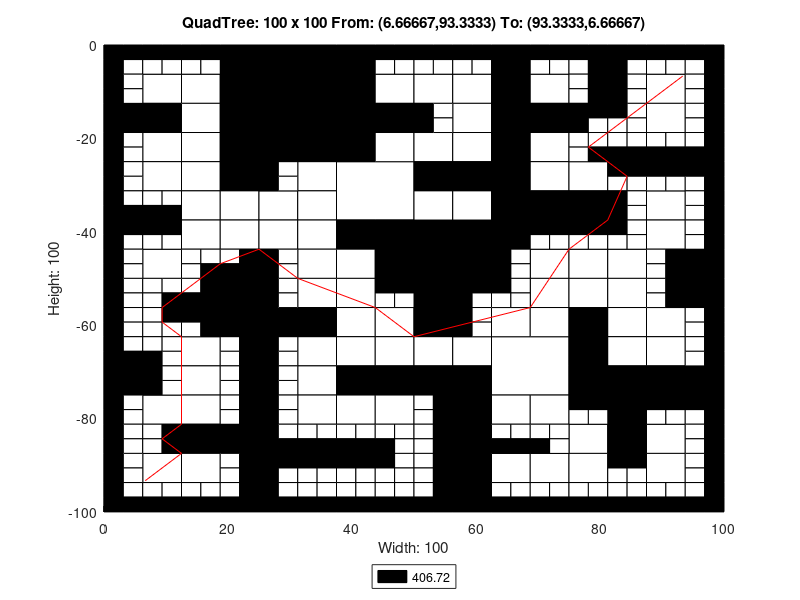

This chart was generated by the following MATLAB code:
axis([0 100 -100 0]);
title('QuadTree: 100 x 100 From: (6.66667,93.3333) To: (93.3333,6.66667)');
xlabel('Width: 100');
ylabel('Height: 100');
rectangle('Position',[25 -12.5 12.5 12.5], 'FaceColor',[0 0 0]);
rectangle('Position',[25 -25 12.5 12.5], 'FaceColor',[0 0 0]);
rectangle('Position',[37.5 -37.5 12.5 12.5], 'FaceColor',[1 1 1]);
rectangle('Position',[50 -50 12.5 12.5], 'FaceColor',[0 0 0]);
rectangle('Position',[62.5 -75 12.5 12.5], 'FaceColor',[1 1 1]);
rectangle('Position',[6.25 -12.5 6.25 6.25], 'FaceColor',[1 1 1]);
rectangle('Position',[18.75 -6.25 6.25 6.25], 'FaceColor',[0 0 0]);
rectangle('Position',[12.5 -12.5 6.25 6.25], 'FaceColor',[1 1 1]);
rectangle('Position',[18.75 -12.5 6.25 6.25], 'FaceColor',[0 0 0]);
rectangle('Position',[0 -18.75 6.25 6.25], 'FaceColor',[0 0 0]);
rectangle('Position',[6.25 -18.75 6.25 6.25], 'FaceColor',[0 0 0]);
rectangle('Position',[6.25 -25 6.25 6.25], 'FaceColor',[1 1 1]);
rectangle('Position',[12.5 -18.75 6.25 6.25], 'FaceColor',[1 1 1]);
rectangle('Position',[18.75 -18.75 6.25 6.25], 'FaceColor',[0 0 0]);
rectangle('Position',[12.5 -25 6.25 6.25], 'FaceColor',[1 1 1]);
rectangle('Position',[18.75 -25 6.25 6.25], 'FaceColor',[0 0 0]);
rectangle('Position',[37.5 -6.25 6.25 6.25], 'FaceColor',[0 0 0]);
rectangle('Position',[37.5 -12.5 6.25 6.25], 'FaceColor',[0 0 0]);
rectangle('Position',[43.75 -12.5 6.25 6.25], 'FaceColor',[1 1 1]);
rectangle('Position',[37.5 -18.75 6.25 6.25], 'FaceColor',[0 0 0]);
rectangle('Position',[43.75 -18.75 6.25 6.25], 'FaceColor',[0 0 0]);
rectangle('Position',[37.5 -25 6.25 6.25], 'FaceColor',[0 0 0]);
rectangle('Position',[43.75 -25 6.25 6.25], 'FaceColor',[1 1 1]);
rectangle('Position',[6.25 -31.25 6.25 6.25], 'FaceColor',[1 1 1]);
rectangle('Position',[12.5 -31.25 6.25 6.25], 'FaceColor',[1 1 1]);
rectangle('Position',[18.75 -31.25 6.25 6.25], 'FaceColor',[0 0 0]);
rectangle('Position',[12.5 -37.5 6.25 6.25], 'FaceColor',[1 1 1]);
rectangle('Position',[18.75 -37.5 6.25 6.25], 'FaceColor',[1 1 1]);
rectangle('Position',[6.25 -50 6.25 6.25], 'FaceColor',[1 1 1]);
rectangle('Position',[12.5 -43.75 6.25 6.25], 'FaceColor',[1 1 1]);
rectangle('Position',[18.75 -43.75 6.25 6.25], 'FaceColor',[1 1 1]);
rectangle('Position',[31.25 -31.25 6.25 6.25], 'FaceColor',[1 1 1]);
rectangle('Position',[25 -37.5 6.25 6.25], 'FaceColor',[1 1 1]);
rectangle('Position',[31.25 -37.5 6.25 6.25], 'FaceColor',[1 1 1]);
rectangle('Position',[25 -43.75 6.25 6.25], 'FaceColor',[1 1 1]);
rectangle('Position',[31.25 -43.75 6.25 6.25], 'FaceColor',[1 1 1]);
rectangle('Position',[31.25 -50 6.25 6.25], 'FaceColor',[1 1 1]);
rectangle('Position',[37.5 -43.75 6.25 6.25], 'FaceColor',[0 0 0]);
rectangle('Position',[43.75 -43.75 6.25 6.25], 'FaceColor',[0 0 0]);
rectangle('Position',[37.5 -50 6.25 6.25], 'FaceColor',[1 1 1]);
rectangle('Position',[43.75 -50 6.25 6.25], 'FaceColor',[0 0 0]);
rectangle('Position',[50 -12.5 6.25 6.25], 'FaceColor',[1 1 1]);
rectangle('Position',[56.25 -12.5 6.25 6.25], 'FaceColor',[1 1 1]);
rectangle('Position',[62.5 -6.25 6.25 6.25], 'FaceColor',[0 0 0]);
rectangle('Position',[62.5 -12.5 6.25 6.25], 'FaceColor',[0 0 0]);
rectangle('Position',[68.75 -12.5 6.25 6.25], 'FaceColor',[1 1 1]);
rectangle('Position',[56.25 -18.75 6.25 6.25], 'FaceColor',[1 1 1]);
rectangle('Position',[50 -25 6.25 6.25], 'FaceColor',[1 1 1]);
rectangle('Position',[56.25 -25 6.25 6.25], 'FaceColor',[1 1 1]);
rectangle('Position',[62.5 -18.75 6.25 6.25], 'FaceColor',[0 0 0]);
rectangle('Position',[68.75 -18.75 6.25 6.25], 'FaceColor',[0 0 0]);
rectangle('Position',[62.5 -25 6.25 6.25], 'FaceColor',[0 0 0]);
rectangle('Position',[68.75 -25 6.25 6.25], 'FaceColor',[1 1 1]);
rectangle('Position',[87.5 -12.5 6.25 6.25], 'FaceColor',[1 1 1]);
rectangle('Position',[87.5 -18.75 6.25 6.25], 'FaceColor',[1 1 1]);
rectangle('Position',[50 -31.25 6.25 6.25], 'FaceColor',[0 0 0]);
rectangle('Position',[56.25 -31.25 6.25 6.25], 'FaceColor',[0 0 0]);
rectangle('Position',[50 -37.5 6.25 6.25], 'FaceColor',[1 1 1]);
rectangle('Position',[56.25 -37.5 6.25 6.25], 'FaceColor',[1 1 1]);
rectangle('Position',[62.5 -31.25 6.25 6.25], 'FaceColor',[0 0 0]);
rectangle('Position',[68.75 -31.25 6.25 6.25], 'FaceColor',[1 1 1]);
rectangle('Position',[62.5 -37.5 6.25 6.25], 'FaceColor',[0 0 0]);
rectangle('Position',[68.75 -37.5 6.25 6.25], 'FaceColor',[0 0 0]);
rectangle('Position',[62.5 -43.75 6.25 6.25], 'FaceColor',[0 0 0]);
rectangle('Position',[68.75 -50 6.25 6.25], 'FaceColor',[1 1 1]);
rectangle('Position',[75 -31.25 6.25 6.25], 'FaceColor',[1 1 1]);
rectangle('Position',[75 -37.5 6.25 6.25], 'FaceColor',[0 0 0]);
rectangle('Position',[87.5 -37.5 6.25 6.25], 'FaceColor',[1 1 1]);
rectangle('Position',[75 -50 6.25 6.25], 'FaceColor',[1 1 1]);
rectangle('Position',[81.25 -50 6.25 6.25], 'FaceColor',[1 1 1]);
rectangle('Position',[87.5 -43.75 6.25 6.25], 'FaceColor',[1 1 1]);
rectangle('Position',[93.75 -50 6.25 6.25], 'FaceColor',[0 0 0]);
rectangle('Position',[18.75 -56.25 6.25 6.25], 'FaceColor',[0 0 0]);
rectangle('Position',[18.75 -62.5 6.25 6.25], 'FaceColor',[0 0 0]);
rectangle('Position',[0 -75 6.25 6.25], 'FaceColor',[0 0 0]);
rectangle('Position',[12.5 -68.75 6.25 6.25], 'FaceColor',[1 1 1]);
rectangle('Position',[12.5 -75 6.25 6.25], 'FaceColor',[1 1 1]);
rectangle('Position',[31.25 -56.25 6.25 6.25], 'FaceColor',[1 1 1]);
rectangle('Position',[25 -62.5 6.25 6.25], 'FaceColor',[0 0 0]);
rectangle('Position',[31.25 -62.5 6.25 6.25], 'FaceColor',[0 0 0]);
rectangle('Position',[37.5 -56.25 6.25 6.25], 'FaceColor',[1 1 1]);
rectangle('Position',[37.5 -62.5 6.25 6.25], 'FaceColor',[1 1 1]);
rectangle('Position',[43.75 -62.5 6.25 6.25], 'FaceColor',[1 1 1]);
rectangle('Position',[31.25 -68.75 6.25 6.25], 'FaceColor',[1 1 1]);
rectangle('Position',[31.25 -75 6.25 6.25], 'FaceColor',[1 1 1]);
rectangle('Position',[37.5 -68.75 6.25 6.25], 'FaceColor',[1 1 1]);
rectangle('Position',[43.75 -68.75 6.25 6.25], 'FaceColor',[1 1 1]);
rectangle('Position',[37.5 -75 6.25 6.25], 'FaceColor',[0 0 0]);
rectangle('Position',[43.75 -75 6.25 6.25], 'FaceColor',[0 0 0]);
rectangle('Position',[6.25 -81.25 6.25 6.25], 'FaceColor',[1 1 1]);
rectangle('Position',[12.5 -81.25 6.25 6.25], 'FaceColor',[1 1 1]);
rectangle('Position',[12.5 -87.5 6.25 6.25], 'FaceColor',[0 0 0]);
rectangle('Position',[18.75 -87.5 6.25 6.25], 'FaceColor',[0 0 0]);
rectangle('Position',[6.25 -93.75 6.25 6.25], 'FaceColor',[1 1 1]);
rectangle('Position',[12.5 -93.75 6.25 6.25], 'FaceColor',[1 1 1]);
rectangle('Position',[31.25 -81.25 6.25 6.25], 'FaceColor',[1 1 1]);
rectangle('Position',[37.5 -81.25 6.25 6.25], 'FaceColor',[1 1 1]);
rectangle('Position',[43.75 -81.25 6.25 6.25], 'FaceColor',[1 1 1]);
rectangle('Position',[50 -56.25 6.25 6.25], 'FaceColor',[0 0 0]);
rectangle('Position',[50 -62.5 6.25 6.25], 'FaceColor',[0 0 0]);
rectangle('Position',[68.75 -56.25 6.25 6.25], 'FaceColor',[1 1 1]);
rectangle('Position',[62.5 -62.5 6.25 6.25], 'FaceColor',[1 1 1]);
rectangle('Position',[68.75 -62.5 6.25 6.25], 'FaceColor',[1 1 1]);
rectangle('Position',[50 -68.75 6.25 6.25], 'FaceColor',[1 1 1]);
rectangle('Position',[56.25 -68.75 6.25 6.25], 'FaceColor',[1 1 1]);
rectangle('Position',[50 -75 6.25 6.25], 'FaceColor',[0 0 0]);
rectangle('Position',[56.25 -75 6.25 6.25], 'FaceColor',[0 0 0]);
rectangle('Position',[75 -56.25 6.25 6.25], 'FaceColor',[1 1 1]);
rectangle('Position',[81.25 -56.25 6.25 6.25], 'FaceColor',[1 1 1]);
rectangle('Position',[75 -62.5 6.25 6.25], 'FaceColor',[0 0 0]);
rectangle('Position',[81.25 -62.5 6.25 6.25], 'FaceColor',[1 1 1]);
rectangle('Position',[93.75 -56.25 6.25 6.25], 'FaceColor',[0 0 0]);
rectangle('Position',[87.5 -62.5 6.25 6.25], 'FaceColor',[1 1 1]);
rectangle('Position',[75 -68.75 6.25 6.25], 'FaceColor',[0 0 0]);
rectangle('Position',[81.25 -68.75 6.25 6.25], 'FaceColor',[1 1 1]);
rectangle('Position',[75 -75 6.25 6.25], 'FaceColor',[0 0 0]);
rectangle('Position',[81.25 -75 6.25 6.25], 'FaceColor',[0 0 0]);
rectangle('Position',[87.5 -68.75 6.25 6.25], 'FaceColor',[1 1 1]);
rectangle('Position',[87.5 -75 6.25 6.25], 'FaceColor',[0 0 0]);
rectangle('Position',[93.75 -75 6.25 6.25], 'FaceColor',[0 0 0]);
rectangle('Position',[56.25 -81.25 6.25 6.25], 'FaceColor',[0 0 0]);
rectangle('Position',[56.25 -87.5 6.25 6.25], 'FaceColor',[0 0 0]);
rectangle('Position',[62.5 -81.25 6.25 6.25], 'FaceColor',[1 1 1]);
rectangle('Position',[68.75 -81.25 6.25 6.25], 'FaceColor',[1 1 1]);
rectangle('Position',[56.25 -93.75 6.25 6.25], 'FaceColor',[0 0 0]);
rectangle('Position',[56.25 -100 6.25 6.25], 'FaceColor',[0 0 0]);
rectangle('Position',[62.5 -93.75 6.25 6.25], 'FaceColor',[1 1 1]);
rectangle('Position',[68.75 -93.75 6.25 6.25], 'FaceColor',[1 1 1]);
rectangle('Position',[81.25 -81.25 6.25 6.25], 'FaceColor',[0 0 0]);
rectangle('Position',[75 -87.5 6.25 6.25], 'FaceColor',[1 1 1]);
rectangle('Position',[81.25 -87.5 6.25 6.25], 'FaceColor',[0 0 0]);
rectangle('Position',[87.5 -87.5 6.25 6.25], 'FaceColor',[1 1 1]);
rectangle('Position',[75 -93.75 6.25 6.25], 'FaceColor',[1 1 1]);
rectangle('Position',[87.5 -93.75 6.25 6.25], 'FaceColor',[1 1 1]);
rectangle('Position',[0 -3.125 3.125 3.125], 'FaceColor',[0 0 0]);
rectangle('Position',[3.125 -3.125 3.125 3.125], 'FaceColor',[0 0 0]);
rectangle('Position',[0 -6.25 3.125 3.125], 'FaceColor',[0 0 0]);
rectangle('Position',[3.125 -6.25 3.125 3.125], 'FaceColor',[1 1 1]);
rectangle('Position',[6.25 -3.125 3.125 3.125], 'FaceColor',[0 0 0]);
rectangle('Position',[9.375 -3.125 3.125 3.125], 'FaceColor',[0 0 0]);
rectangle('Position',[6.25 -6.25 3.125 3.125], 'FaceColor',[1 1 1]);
rectangle('Position',[9.375 -6.25 3.125 3.125], 'FaceColor',[1 1 1]);
rectangle('Position',[0 -9.375 3.125 3.125], 'FaceColor',[0 0 0]);
rectangle('Position',[3.125 -9.375 3.125 3.125], 'FaceColor',[1 1 1]);
rectangle('Position',[0 -12.5 3.125 3.125], 'FaceColor',[0 0 0]);
rectangle('Position',[3.125 -12.5 3.125 3.125], 'FaceColor',[1 1 1]);
rectangle('Position',[12.5 -3.125 3.125 3.125], 'FaceColor',[0 0 0]);
rectangle('Position',[15.625 -3.125 3.125 3.125], 'FaceColor',[0 0 0]);
rectangle('Position',[12.5 -6.25 3.125 3.125], 'FaceColor',[1 1 1]);
rectangle('Position',[15.625 -6.25 3.125 3.125], 'FaceColor',[1 1 1]);
rectangle('Position',[0 -21.875 3.125 3.125], 'FaceColor',[0 0 0]);
rectangle('Position',[3.125 -21.875 3.125 3.125], 'FaceColor',[1 1 1]);
rectangle('Position',[0 -25 3.125 3.125], 'FaceColor',[0 0 0]);
rectangle('Position',[3.125 -25 3.125 3.125], 'FaceColor',[1 1 1]);
rectangle('Position',[43.75 -3.125 3.125 3.125], 'FaceColor',[0 0 0]);
rectangle('Position',[46.875 -3.125 3.125 3.125], 'FaceColor',[0 0 0]);
rectangle('Position',[43.75 -6.25 3.125 3.125], 'FaceColor',[1 1 1]);
rectangle('Position',[46.875 -6.25 3.125 3.125], 'FaceColor',[1 1 1]);
rectangle('Position',[0 -28.125 3.125 3.125], 'FaceColor',[0 0 0]);
rectangle('Position',[3.125 -28.125 3.125 3.125], 'FaceColor',[1 1 1]);
rectangle('Position',[0 -31.25 3.125 3.125], 'FaceColor',[0 0 0]);
rectangle('Position',[3.125 -31.25 3.125 3.125], 'FaceColor',[1 1 1]);
rectangle('Position',[0 -34.375 3.125 3.125], 'FaceColor',[0 0 0]);
rectangle('Position',[3.125 -34.375 3.125 3.125], 'FaceColor',[1 1 1]);
rectangle('Position',[0 -37.5 3.125 3.125], 'FaceColor',[0 0 0]);
rectangle('Position',[3.125 -37.5 3.125 3.125], 'FaceColor',[0 0 0]);
rectangle('Position',[6.25 -34.375 3.125 3.125], 'FaceColor',[1 1 1]);
rectangle('Position',[9.375 -34.375 3.125 3.125], 'FaceColor',[1 1 1]);
rectangle('Position',[6.25 -37.5 3.125 3.125], 'FaceColor',[0 0 0]);
rectangle('Position',[9.375 -37.5 3.125 3.125], 'FaceColor',[0 0 0]);
rectangle('Position',[0 -40.625 3.125 3.125], 'FaceColor',[0 0 0]);
rectangle('Position',[3.125 -40.625 3.125 3.125], 'FaceColor',[0 0 0]);
rectangle('Position',[0 -43.75 3.125 3.125], 'FaceColor',[0 0 0]);
rectangle('Position',[3.125 -43.75 3.125 3.125], 'FaceColor',[1 1 1]);
rectangle('Position',[6.25 -40.625 3.125 3.125], 'FaceColor',[0 0 0]);
rectangle('Position',[9.375 -40.625 3.125 3.125], 'FaceColor',[0 0 0]);
rectangle('Position',[6.25 -43.75 3.125 3.125], 'FaceColor',[1 1 1]);
rectangle('Position',[9.375 -43.75 3.125 3.125], 'FaceColor',[1 1 1]);
rectangle('Position',[0 -46.875 3.125 3.125], 'FaceColor',[0 0 0]);
rectangle('Position',[3.125 -46.875 3.125 3.125], 'FaceColor',[1 1 1]);
rectangle('Position',[0 -50 3.125 3.125], 'FaceColor',[0 0 0]);
rectangle('Position',[3.125 -50 3.125 3.125], 'FaceColor',[1 1 1]);
rectangle('Position',[12.5 -46.875 3.125 3.125], 'FaceColor',[1 1 1]);
rectangle('Position',[15.625 -46.875 3.125 3.125], 'FaceColor',[1 1 1]);
rectangle('Position',[12.5 -50 3.125 3.125], 'FaceColor',[1 1 1]);
rectangle('Position',[15.625 -50 3.125 3.125], 'FaceColor',[0 0 0]);
rectangle('Position',[18.75 -46.875 3.125 3.125], 'FaceColor',[1 1 1]);
rectangle('Position',[21.875 -46.875 3.125 3.125], 'FaceColor',[0 0 0]);
rectangle('Position',[18.75 -50 3.125 3.125], 'FaceColor',[0 0 0]);
rectangle('Position',[21.875 -50 3.125 3.125], 'FaceColor',[0 0 0]);
rectangle('Position',[25 -28.125 3.125 3.125], 'FaceColor',[0 0 0]);
rectangle('Position',[28.125 -28.125 3.125 3.125], 'FaceColor',[1 1 1]);
rectangle('Position',[25 -31.25 3.125 3.125], 'FaceColor',[0 0 0]);
rectangle('Position',[28.125 -31.25 3.125 3.125], 'FaceColor',[1 1 1]);
rectangle('Position',[25 -46.875 3.125 3.125], 'FaceColor',[0 0 0]);
rectangle('Position',[28.125 -46.875 3.125 3.125], 'FaceColor',[1 1 1]);
rectangle('Position',[25 -50 3.125 3.125], 'FaceColor',[0 0 0]);
rectangle('Position',[28.125 -50 3.125 3.125], 'FaceColor',[1 1 1]);
rectangle('Position',[50 -3.125 3.125 3.125], 'FaceColor',[0 0 0]);
rectangle('Position',[53.125 -3.125 3.125 3.125], 'FaceColor',[0 0 0]);
rectangle('Position',[50 -6.25 3.125 3.125], 'FaceColor',[1 1 1]);
rectangle('Position',[53.125 -6.25 3.125 3.125], 'FaceColor',[1 1 1]);
rectangle('Position',[56.25 -3.125 3.125 3.125], 'FaceColor',[0 0 0]);
rectangle('Position',[59.375 -3.125 3.125 3.125], 'FaceColor',[0 0 0]);
rectangle('Position',[56.25 -6.25 3.125 3.125], 'FaceColor',[1 1 1]);
rectangle('Position',[59.375 -6.25 3.125 3.125], 'FaceColor',[1 1 1]);
rectangle('Position',[68.75 -3.125 3.125 3.125], 'FaceColor',[0 0 0]);
rectangle('Position',[71.875 -3.125 3.125 3.125], 'FaceColor',[0 0 0]);
rectangle('Position',[68.75 -6.25 3.125 3.125], 'FaceColor',[1 1 1]);
rectangle('Position',[71.875 -6.25 3.125 3.125], 'FaceColor',[1 1 1]);
rectangle('Position',[50 -15.625 3.125 3.125], 'FaceColor',[0 0 0]);
rectangle('Position',[53.125 -15.625 3.125 3.125], 'FaceColor',[1 1 1]);
rectangle('Position',[50 -18.75 3.125 3.125], 'FaceColor',[0 0 0]);
rectangle('Position',[53.125 -18.75 3.125 3.125], 'FaceColor',[1 1 1]);
rectangle('Position',[75 -3.125 3.125 3.125], 'FaceColor',[0 0 0]);
rectangle('Position',[78.125 -3.125 3.125 3.125], 'FaceColor',[0 0 0]);
rectangle('Position',[75 -6.25 3.125 3.125], 'FaceColor',[1 1 1]);
rectangle('Position',[78.125 -6.25 3.125 3.125], 'FaceColor',[0 0 0]);
rectangle('Position',[81.25 -3.125 3.125 3.125], 'FaceColor',[0 0 0]);
rectangle('Position',[84.375 -3.125 3.125 3.125], 'FaceColor',[0 0 0]);
rectangle('Position',[81.25 -6.25 3.125 3.125], 'FaceColor',[0 0 0]);
rectangle('Position',[84.375 -6.25 3.125 3.125], 'FaceColor',[1 1 1]);
rectangle('Position',[75 -9.375 3.125 3.125], 'FaceColor',[1 1 1]);
rectangle('Position',[78.125 -9.375 3.125 3.125], 'FaceColor',[0 0 0]);
rectangle('Position',[75 -12.5 3.125 3.125], 'FaceColor',[1 1 1]);
rectangle('Position',[78.125 -12.5 3.125 3.125], 'FaceColor',[0 0 0]);
rectangle('Position',[81.25 -9.375 3.125 3.125], 'FaceColor',[0 0 0]);
rectangle('Position',[84.375 -9.375 3.125 3.125], 'FaceColor',[1 1 1]);
rectangle('Position',[81.25 -12.5 3.125 3.125], 'FaceColor',[0 0 0]);
rectangle('Position',[84.375 -12.5 3.125 3.125], 'FaceColor',[1 1 1]);
rectangle('Position',[87.5 -3.125 3.125 3.125], 'FaceColor',[0 0 0]);
rectangle('Position',[90.625 -3.125 3.125 3.125], 'FaceColor',[0 0 0]);
rectangle('Position',[87.5 -6.25 3.125 3.125], 'FaceColor',[1 1 1]);
rectangle('Position',[90.625 -6.25 3.125 3.125], 'FaceColor',[1 1 1]);
rectangle('Position',[93.75 -3.125 3.125 3.125], 'FaceColor',[0 0 0]);
rectangle('Position',[96.875 -3.125 3.125 3.125], 'FaceColor',[0 0 0]);
rectangle('Position',[93.75 -6.25 3.125 3.125], 'FaceColor',[1 1 1]);
rectangle('Position',[96.875 -6.25 3.125 3.125], 'FaceColor',[0 0 0]);
rectangle('Position',[93.75 -9.375 3.125 3.125], 'FaceColor',[1 1 1]);
rectangle('Position',[96.875 -9.375 3.125 3.125], 'FaceColor',[0 0 0]);
rectangle('Position',[93.75 -12.5 3.125 3.125], 'FaceColor',[1 1 1]);
rectangle('Position',[96.875 -12.5 3.125 3.125], 'FaceColor',[0 0 0]);
rectangle('Position',[75 -15.625 3.125 3.125], 'FaceColor',[0 0 0]);
rectangle('Position',[78.125 -15.625 3.125 3.125], 'FaceColor',[0 0 0]);
rectangle('Position',[75 -18.75 3.125 3.125], 'FaceColor',[0 0 0]);
rectangle('Position',[78.125 -18.75 3.125 3.125], 'FaceColor',[1 1 1]);
rectangle('Position',[81.25 -15.625 3.125 3.125], 'FaceColor',[0 0 0]);
rectangle('Position',[84.375 -15.625 3.125 3.125], 'FaceColor',[1 1 1]);
rectangle('Position',[81.25 -18.75 3.125 3.125], 'FaceColor',[1 1 1]);
rectangle('Position',[84.375 -18.75 3.125 3.125], 'FaceColor',[1 1 1]);
rectangle('Position',[75 -21.875 3.125 3.125], 'FaceColor',[1 1 1]);
rectangle('Position',[78.125 -21.875 3.125 3.125], 'FaceColor',[1 1 1]);
rectangle('Position',[75 -25 3.125 3.125], 'FaceColor',[1 1 1]);
rectangle('Position',[78.125 -25 3.125 3.125], 'FaceColor',[0 0 0]);
rectangle('Position',[81.25 -21.875 3.125 3.125], 'FaceColor',[1 1 1]);
rectangle('Position',[84.375 -21.875 3.125 3.125], 'FaceColor',[1 1 1]);
rectangle('Position',[81.25 -25 3.125 3.125], 'FaceColor',[0 0 0]);
rectangle('Position',[84.375 -25 3.125 3.125], 'FaceColor',[0 0 0]);
rectangle('Position',[93.75 -15.625 3.125 3.125], 'FaceColor',[1 1 1]);
rectangle('Position',[96.875 -15.625 3.125 3.125], 'FaceColor',[0 0 0]);
rectangle('Position',[93.75 -18.75 3.125 3.125], 'FaceColor',[1 1 1]);
rectangle('Position',[96.875 -18.75 3.125 3.125], 'FaceColor',[0 0 0]);
rectangle('Position',[87.5 -21.875 3.125 3.125], 'FaceColor',[1 1 1]);
rectangle('Position',[90.625 -21.875 3.125 3.125], 'FaceColor',[1 1 1]);
rectangle('Position',[87.5 -25 3.125 3.125], 'FaceColor',[0 0 0]);
rectangle('Position',[90.625 -25 3.125 3.125], 'FaceColor',[0 0 0]);
rectangle('Position',[93.75 -21.875 3.125 3.125], 'FaceColor',[1 1 1]);
rectangle('Position',[96.875 -21.875 3.125 3.125], 'FaceColor',[0 0 0]);
rectangle('Position',[93.75 -25 3.125 3.125], 'FaceColor',[0 0 0]);
rectangle('Position',[96.875 -25 3.125 3.125], 'FaceColor',[0 0 0]);
rectangle('Position',[68.75 -40.625 3.125 3.125], 'FaceColor',[0 0 0]);
rectangle('Position',[71.875 -40.625 3.125 3.125], 'FaceColor',[0 0 0]);
rectangle('Position',[68.75 -43.75 3.125 3.125], 'FaceColor',[1 1 1]);
rectangle('Position',[71.875 -43.75 3.125 3.125], 'FaceColor',[1 1 1]);
rectangle('Position',[62.5 -46.875 3.125 3.125], 'FaceColor',[0 0 0]);
rectangle('Position',[65.625 -46.875 3.125 3.125], 'FaceColor',[1 1 1]);
rectangle('Position',[62.5 -50 3.125 3.125], 'FaceColor',[0 0 0]);
rectangle('Position',[65.625 -50 3.125 3.125], 'FaceColor',[1 1 1]);
rectangle('Position',[81.25 -28.125 3.125 3.125], 'FaceColor',[0 0 0]);
rectangle('Position',[84.375 -28.125 3.125 3.125], 'FaceColor',[0 0 0]);
rectangle('Position',[81.25 -31.25 3.125 3.125], 'FaceColor',[1 1 1]);
rectangle('Position',[84.375 -31.25 3.125 3.125], 'FaceColor',[1 1 1]);
rectangle('Position',[81.25 -34.375 3.125 3.125], 'FaceColor',[0 0 0]);
rectangle('Position',[84.375 -34.375 3.125 3.125], 'FaceColor',[1 1 1]);
rectangle('Position',[81.25 -37.5 3.125 3.125], 'FaceColor',[0 0 0]);
rectangle('Position',[84.375 -37.5 3.125 3.125], 'FaceColor',[1 1 1]);
rectangle('Position',[87.5 -28.125 3.125 3.125], 'FaceColor',[0 0 0]);
rectangle('Position',[90.625 -28.125 3.125 3.125], 'FaceColor',[0 0 0]);
rectangle('Position',[87.5 -31.25 3.125 3.125], 'FaceColor',[1 1 1]);
rectangle('Position',[90.625 -31.25 3.125 3.125], 'FaceColor',[1 1 1]);
rectangle('Position',[93.75 -28.125 3.125 3.125], 'FaceColor',[0 0 0]);
rectangle('Position',[96.875 -28.125 3.125 3.125], 'FaceColor',[0 0 0]);
rectangle('Position',[93.75 -31.25 3.125 3.125], 'FaceColor',[1 1 1]);
rectangle('Position',[96.875 -31.25 3.125 3.125], 'FaceColor',[0 0 0]);
rectangle('Position',[93.75 -34.375 3.125 3.125], 'FaceColor',[1 1 1]);
rectangle('Position',[96.875 -34.375 3.125 3.125], 'FaceColor',[0 0 0]);
rectangle('Position',[93.75 -37.5 3.125 3.125], 'FaceColor',[1 1 1]);
rectangle('Position',[96.875 -37.5 3.125 3.125], 'FaceColor',[0 0 0]);
rectangle('Position',[75 -40.625 3.125 3.125], 'FaceColor',[0 0 0]);
rectangle('Position',[78.125 -40.625 3.125 3.125], 'FaceColor',[0 0 0]);
rectangle('Position',[75 -43.75 3.125 3.125], 'FaceColor',[1 1 1]);
rectangle('Position',[78.125 -43.75 3.125 3.125], 'FaceColor',[1 1 1]);
rectangle('Position',[81.25 -40.625 3.125 3.125], 'FaceColor',[0 0 0]);
rectangle('Position',[84.375 -40.625 3.125 3.125], 'FaceColor',[1 1 1]);
rectangle('Position',[81.25 -43.75 3.125 3.125], 'FaceColor',[1 1 1]);
rectangle('Position',[84.375 -43.75 3.125 3.125], 'FaceColor',[1 1 1]);
rectangle('Position',[93.75 -40.625 3.125 3.125], 'FaceColor',[1 1 1]);
rectangle('Position',[96.875 -40.625 3.125 3.125], 'FaceColor',[0 0 0]);
rectangle('Position',[93.75 -43.75 3.125 3.125], 'FaceColor',[1 1 1]);
rectangle('Position',[96.875 -43.75 3.125 3.125], 'FaceColor',[0 0 0]);
rectangle('Position',[87.5 -46.875 3.125 3.125], 'FaceColor',[1 1 1]);
rectangle('Position',[90.625 -46.875 3.125 3.125], 'FaceColor',[0 0 0]);
rectangle('Position',[87.5 -50 3.125 3.125], 'FaceColor',[1 1 1]);
rectangle('Position',[90.625 -50 3.125 3.125], 'FaceColor',[0 0 0]);
rectangle('Position',[0 -53.125 3.125 3.125], 'FaceColor',[0 0 0]);
rectangle('Position',[3.125 -53.125 3.125 3.125], 'FaceColor',[1 1 1]);
rectangle('Position',[0 -56.25 3.125 3.125], 'FaceColor',[0 0 0]);
rectangle('Position',[3.125 -56.25 3.125 3.125], 'FaceColor',[1 1 1]);
rectangle('Position',[6.25 -53.125 3.125 3.125], 'FaceColor',[1 1 1]);
rectangle('Position',[9.375 -53.125 3.125 3.125], 'FaceColor',[1 1 1]);
rectangle('Position',[6.25 -56.25 3.125 3.125], 'FaceColor',[1 1 1]);
rectangle('Position',[9.375 -56.25 3.125 3.125], 'FaceColor',[0 0 0]);
rectangle('Position',[0 -59.375 3.125 3.125], 'FaceColor',[0 0 0]);
rectangle('Position',[3.125 -59.375 3.125 3.125], 'FaceColor',[1 1 1]);
rectangle('Position',[0 -62.5 3.125 3.125], 'FaceColor',[0 0 0]);
rectangle('Position',[3.125 -62.5 3.125 3.125], 'FaceColor',[1 1 1]);
rectangle('Position',[6.25 -59.375 3.125 3.125], 'FaceColor',[1 1 1]);
rectangle('Position',[9.375 -59.375 3.125 3.125], 'FaceColor',[0 0 0]);
rectangle('Position',[6.25 -62.5 3.125 3.125], 'FaceColor',[1 1 1]);
rectangle('Position',[9.375 -62.5 3.125 3.125], 'FaceColor',[1 1 1]);
rectangle('Position',[12.5 -53.125 3.125 3.125], 'FaceColor',[1 1 1]);
rectangle('Position',[15.625 -53.125 3.125 3.125], 'FaceColor',[0 0 0]);
rectangle('Position',[12.5 -56.25 3.125 3.125], 'FaceColor',[0 0 0]);
rectangle('Position',[15.625 -56.25 3.125 3.125], 'FaceColor',[0 0 0]);
rectangle('Position',[12.5 -59.375 3.125 3.125], 'FaceColor',[0 0 0]);
rectangle('Position',[15.625 -59.375 3.125 3.125], 'FaceColor',[0 0 0]);
rectangle('Position',[12.5 -62.5 3.125 3.125], 'FaceColor',[1 1 1]);
rectangle('Position',[15.625 -62.5 3.125 3.125], 'FaceColor',[0 0 0]);
rectangle('Position',[0 -65.625 3.125 3.125], 'FaceColor',[0 0 0]);
rectangle('Position',[3.125 -65.625 3.125 3.125], 'FaceColor',[1 1 1]);
rectangle('Position',[0 -68.75 3.125 3.125], 'FaceColor',[0 0 0]);
rectangle('Position',[3.125 -68.75 3.125 3.125], 'FaceColor',[0 0 0]);
rectangle('Position',[6.25 -65.625 3.125 3.125], 'FaceColor',[1 1 1]);
rectangle('Position',[9.375 -65.625 3.125 3.125], 'FaceColor',[1 1 1]);
rectangle('Position',[6.25 -68.75 3.125 3.125], 'FaceColor',[0 0 0]);
rectangle('Position',[9.375 -68.75 3.125 3.125], 'FaceColor',[1 1 1]);
rectangle('Position',[6.25 -71.875 3.125 3.125], 'FaceColor',[0 0 0]);
rectangle('Position',[9.375 -71.875 3.125 3.125], 'FaceColor',[1 1 1]);
rectangle('Position',[6.25 -75 3.125 3.125], 'FaceColor',[0 0 0]);
rectangle('Position',[9.375 -75 3.125 3.125], 'FaceColor',[1 1 1]);
rectangle('Position',[18.75 -65.625 3.125 3.125], 'FaceColor',[1 1 1]);
rectangle('Position',[21.875 -65.625 3.125 3.125], 'FaceColor',[0 0 0]);
rectangle('Position',[18.75 -68.75 3.125 3.125], 'FaceColor',[1 1 1]);
rectangle('Position',[21.875 -68.75 3.125 3.125], 'FaceColor',[0 0 0]);
rectangle('Position',[18.75 -71.875 3.125 3.125], 'FaceColor',[1 1 1]);
rectangle('Position',[21.875 -71.875 3.125 3.125], 'FaceColor',[0 0 0]);
rectangle('Position',[18.75 -75 3.125 3.125], 'FaceColor',[1 1 1]);
rectangle('Position',[21.875 -75 3.125 3.125], 'FaceColor',[0 0 0]);
rectangle('Position',[25 -53.125 3.125 3.125], 'FaceColor',[0 0 0]);
rectangle('Position',[28.125 -53.125 3.125 3.125], 'FaceColor',[1 1 1]);
rectangle('Position',[25 -56.25 3.125 3.125], 'FaceColor',[0 0 0]);
rectangle('Position',[28.125 -56.25 3.125 3.125], 'FaceColor',[1 1 1]);
rectangle('Position',[43.75 -53.125 3.125 3.125], 'FaceColor',[0 0 0]);
rectangle('Position',[46.875 -53.125 3.125 3.125], 'FaceColor',[0 0 0]);
rectangle('Position',[43.75 -56.25 3.125 3.125], 'FaceColor',[1 1 1]);
rectangle('Position',[46.875 -56.25 3.125 3.125], 'FaceColor',[1 1 1]);
rectangle('Position',[25 -65.625 3.125 3.125], 'FaceColor',[0 0 0]);
rectangle('Position',[28.125 -65.625 3.125 3.125], 'FaceColor',[1 1 1]);
rectangle('Position',[25 -68.75 3.125 3.125], 'FaceColor',[0 0 0]);
rectangle('Position',[28.125 -68.75 3.125 3.125], 'FaceColor',[1 1 1]);
rectangle('Position',[25 -71.875 3.125 3.125], 'FaceColor',[0 0 0]);
rectangle('Position',[28.125 -71.875 3.125 3.125], 'FaceColor',[1 1 1]);
rectangle('Position',[25 -75 3.125 3.125], 'FaceColor',[0 0 0]);
rectangle('Position',[28.125 -75 3.125 3.125], 'FaceColor',[1 1 1]);
rectangle('Position',[0 -78.125 3.125 3.125], 'FaceColor',[0 0 0]);
rectangle('Position',[3.125 -78.125 3.125 3.125], 'FaceColor',[1 1 1]);
rectangle('Position',[0 -81.25 3.125 3.125], 'FaceColor',[0 0 0]);
rectangle('Position',[3.125 -81.25 3.125 3.125], 'FaceColor',[1 1 1]);
rectangle('Position',[0 -84.375 3.125 3.125], 'FaceColor',[0 0 0]);
rectangle('Position',[3.125 -84.375 3.125 3.125], 'FaceColor',[1 1 1]);
rectangle('Position',[0 -87.5 3.125 3.125], 'FaceColor',[0 0 0]);
rectangle('Position',[3.125 -87.5 3.125 3.125], 'FaceColor',[1 1 1]);
rectangle('Position',[6.25 -84.375 3.125 3.125], 'FaceColor',[1 1 1]);
rectangle('Position',[9.375 -84.375 3.125 3.125], 'FaceColor',[0 0 0]);
rectangle('Position',[6.25 -87.5 3.125 3.125], 'FaceColor',[1 1 1]);
rectangle('Position',[9.375 -87.5 3.125 3.125], 'FaceColor',[0 0 0]);
rectangle('Position',[18.75 -78.125 3.125 3.125], 'FaceColor',[1 1 1]);
rectangle('Position',[21.875 -78.125 3.125 3.125], 'FaceColor',[0 0 0]);
rectangle('Position',[18.75 -81.25 3.125 3.125], 'FaceColor',[1 1 1]);
rectangle('Position',[21.875 -81.25 3.125 3.125], 'FaceColor',[0 0 0]);
rectangle('Position',[0 -90.625 3.125 3.125], 'FaceColor',[0 0 0]);
rectangle('Position',[3.125 -90.625 3.125 3.125], 'FaceColor',[1 1 1]);
rectangle('Position',[0 -93.75 3.125 3.125], 'FaceColor',[0 0 0]);
rectangle('Position',[3.125 -93.75 3.125 3.125], 'FaceColor',[1 1 1]);
rectangle('Position',[0 -96.875 3.125 3.125], 'FaceColor',[0 0 0]);
rectangle('Position',[3.125 -96.875 3.125 3.125], 'FaceColor',[1 1 1]);
rectangle('Position',[0 -100 3.125 3.125], 'FaceColor',[0 0 0]);
rectangle('Position',[3.125 -100 3.125 3.125], 'FaceColor',[0 0 0]);
rectangle('Position',[6.25 -96.875 3.125 3.125], 'FaceColor',[1 1 1]);
rectangle('Position',[9.375 -96.875 3.125 3.125], 'FaceColor',[1 1 1]);
rectangle('Position',[6.25 -100 3.125 3.125], 'FaceColor',[0 0 0]);
rectangle('Position',[9.375 -100 3.125 3.125], 'FaceColor',[0 0 0]);
rectangle('Position',[18.75 -90.625 3.125 3.125], 'FaceColor',[1 1 1]);
rectangle('Position',[21.875 -90.625 3.125 3.125], 'FaceColor',[0 0 0]);
rectangle('Position',[18.75 -93.75 3.125 3.125], 'FaceColor',[1 1 1]);
rectangle('Position',[21.875 -93.75 3.125 3.125], 'FaceColor',[0 0 0]);
rectangle('Position',[12.5 -96.875 3.125 3.125], 'FaceColor',[1 1 1]);
rectangle('Position',[15.625 -96.875 3.125 3.125], 'FaceColor',[1 1 1]);
rectangle('Position',[12.5 -100 3.125 3.125], 'FaceColor',[0 0 0]);
rectangle('Position',[15.625 -100 3.125 3.125], 'FaceColor',[0 0 0]);
rectangle('Position',[18.75 -96.875 3.125 3.125], 'FaceColor',[1 1 1]);
rectangle('Position',[21.875 -96.875 3.125 3.125], 'FaceColor',[0 0 0]);
rectangle('Position',[18.75 -100 3.125 3.125], 'FaceColor',[0 0 0]);
rectangle('Position',[21.875 -100 3.125 3.125], 'FaceColor',[0 0 0]);
rectangle('Position',[25 -78.125 3.125 3.125], 'FaceColor',[0 0 0]);
rectangle('Position',[28.125 -78.125 3.125 3.125], 'FaceColor',[1 1 1]);
rectangle('Position',[25 -81.25 3.125 3.125], 'FaceColor',[0 0 0]);
rectangle('Position',[28.125 -81.25 3.125 3.125], 'FaceColor',[1 1 1]);
rectangle('Position',[25 -84.375 3.125 3.125], 'FaceColor',[0 0 0]);
rectangle('Position',[28.125 -84.375 3.125 3.125], 'FaceColor',[1 1 1]);
rectangle('Position',[25 -87.5 3.125 3.125], 'FaceColor',[0 0 0]);
rectangle('Position',[28.125 -87.5 3.125 3.125], 'FaceColor',[0 0 0]);
rectangle('Position',[31.25 -84.375 3.125 3.125], 'FaceColor',[1 1 1]);
rectangle('Position',[34.375 -84.375 3.125 3.125], 'FaceColor',[1 1 1]);
rectangle('Position',[31.25 -87.5 3.125 3.125], 'FaceColor',[0 0 0]);
rectangle('Position',[34.375 -87.5 3.125 3.125], 'FaceColor',[0 0 0]);
rectangle('Position',[37.5 -84.375 3.125 3.125], 'FaceColor',[1 1 1]);
rectangle('Position',[40.625 -84.375 3.125 3.125], 'FaceColor',[1 1 1]);
rectangle('Position',[37.5 -87.5 3.125 3.125], 'FaceColor',[0 0 0]);
rectangle('Position',[40.625 -87.5 3.125 3.125], 'FaceColor',[0 0 0]);
rectangle('Position',[43.75 -84.375 3.125 3.125], 'FaceColor',[1 1 1]);
rectangle('Position',[46.875 -84.375 3.125 3.125], 'FaceColor',[1 1 1]);
rectangle('Position',[43.75 -87.5 3.125 3.125], 'FaceColor',[0 0 0]);
rectangle('Position',[46.875 -87.5 3.125 3.125], 'FaceColor',[1 1 1]);
rectangle('Position',[25 -90.625 3.125 3.125], 'FaceColor',[0 0 0]);
rectangle('Position',[28.125 -90.625 3.125 3.125], 'FaceColor',[0 0 0]);
rectangle('Position',[25 -93.75 3.125 3.125], 'FaceColor',[0 0 0]);
rectangle('Position',[28.125 -93.75 3.125 3.125], 'FaceColor',[1 1 1]);
rectangle('Position',[31.25 -90.625 3.125 3.125], 'FaceColor',[0 0 0]);
rectangle('Position',[34.375 -90.625 3.125 3.125], 'FaceColor',[0 0 0]);
rectangle('Position',[31.25 -93.75 3.125 3.125], 'FaceColor',[1 1 1]);
rectangle('Position',[34.375 -93.75 3.125 3.125], 'FaceColor',[1 1 1]);
rectangle('Position',[25 -96.875 3.125 3.125], 'FaceColor',[0 0 0]);
rectangle('Position',[28.125 -96.875 3.125 3.125], 'FaceColor',[1 1 1]);
rectangle('Position',[25 -100 3.125 3.125], 'FaceColor',[0 0 0]);
rectangle('Position',[28.125 -100 3.125 3.125], 'FaceColor',[0 0 0]);
rectangle('Position',[31.25 -96.875 3.125 3.125], 'FaceColor',[1 1 1]);
rectangle('Position',[34.375 -96.875 3.125 3.125], 'FaceColor',[1 1 1]);
rectangle('Position',[31.25 -100 3.125 3.125], 'FaceColor',[0 0 0]);
rectangle('Position',[34.375 -100 3.125 3.125], 'FaceColor',[0 0 0]);
rectangle('Position',[37.5 -90.625 3.125 3.125], 'FaceColor',[0 0 0]);
rectangle('Position',[40.625 -90.625 3.125 3.125], 'FaceColor',[0 0 0]);
rectangle('Position',[37.5 -93.75 3.125 3.125], 'FaceColor',[1 1 1]);
rectangle('Position',[40.625 -93.75 3.125 3.125], 'FaceColor',[1 1 1]);
rectangle('Position',[43.75 -90.625 3.125 3.125], 'FaceColor',[0 0 0]);
rectangle('Position',[46.875 -90.625 3.125 3.125], 'FaceColor',[1 1 1]);
rectangle('Position',[43.75 -93.75 3.125 3.125], 'FaceColor',[1 1 1]);
rectangle('Position',[46.875 -93.75 3.125 3.125], 'FaceColor',[1 1 1]);
rectangle('Position',[37.5 -96.875 3.125 3.125], 'FaceColor',[1 1 1]);
rectangle('Position',[40.625 -96.875 3.125 3.125], 'FaceColor',[1 1 1]);
rectangle('Position',[37.5 -100 3.125 3.125], 'FaceColor',[0 0 0]);
rectangle('Position',[40.625 -100 3.125 3.125], 'FaceColor',[0 0 0]);
rectangle('Position',[43.75 -96.875 3.125 3.125], 'FaceColor',[1 1 1]);
rectangle('Position',[46.875 -96.875 3.125 3.125], 'FaceColor',[1 1 1]);
rectangle('Position',[43.75 -100 3.125 3.125], 'FaceColor',[0 0 0]);
rectangle('Position',[46.875 -100 3.125 3.125], 'FaceColor',[0 0 0]);
rectangle('Position',[56.25 -53.125 3.125 3.125], 'FaceColor',[0 0 0]);
rectangle('Position',[59.375 -53.125 3.125 3.125], 'FaceColor',[0 0 0]);
rectangle('Position',[56.25 -56.25 3.125 3.125], 'FaceColor',[0 0 0]);
rectangle('Position',[59.375 -56.25 3.125 3.125], 'FaceColor',[1 1 1]);
rectangle('Position',[56.25 -59.375 3.125 3.125], 'FaceColor',[0 0 0]);
rectangle('Position',[59.375 -59.375 3.125 3.125], 'FaceColor',[1 1 1]);
rectangle('Position',[56.25 -62.5 3.125 3.125], 'FaceColor',[0 0 0]);
rectangle('Position',[59.375 -62.5 3.125 3.125], 'FaceColor',[1 1 1]);
rectangle('Position',[62.5 -53.125 3.125 3.125], 'FaceColor',[0 0 0]);
rectangle('Position',[65.625 -53.125 3.125 3.125], 'FaceColor',[1 1 1]);
rectangle('Position',[62.5 -56.25 3.125 3.125], 'FaceColor',[1 1 1]);
rectangle('Position',[65.625 -56.25 3.125 3.125], 'FaceColor',[1 1 1]);
rectangle('Position',[87.5 -53.125 3.125 3.125], 'FaceColor',[1 1 1]);
rectangle('Position',[90.625 -53.125 3.125 3.125], 'FaceColor',[0 0 0]);
rectangle('Position',[87.5 -56.25 3.125 3.125], 'FaceColor',[1 1 1]);
rectangle('Position',[90.625 -56.25 3.125 3.125], 'FaceColor',[0 0 0]);
rectangle('Position',[93.75 -59.375 3.125 3.125], 'FaceColor',[1 1 1]);
rectangle('Position',[96.875 -59.375 3.125 3.125], 'FaceColor',[0 0 0]);
rectangle('Position',[93.75 -62.5 3.125 3.125], 'FaceColor',[1 1 1]);
rectangle('Position',[96.875 -62.5 3.125 3.125], 'FaceColor',[0 0 0]);
rectangle('Position',[93.75 -65.625 3.125 3.125], 'FaceColor',[1 1 1]);
rectangle('Position',[96.875 -65.625 3.125 3.125], 'FaceColor',[0 0 0]);
rectangle('Position',[93.75 -68.75 3.125 3.125], 'FaceColor',[1 1 1]);
rectangle('Position',[96.875 -68.75 3.125 3.125], 'FaceColor',[0 0 0]);
rectangle('Position',[50 -78.125 3.125 3.125], 'FaceColor',[1 1 1]);
rectangle('Position',[53.125 -78.125 3.125 3.125], 'FaceColor',[0 0 0]);
rectangle('Position',[50 -81.25 3.125 3.125], 'FaceColor',[1 1 1]);
rectangle('Position',[53.125 -81.25 3.125 3.125], 'FaceColor',[0 0 0]);
rectangle('Position',[50 -84.375 3.125 3.125], 'FaceColor',[1 1 1]);
rectangle('Position',[53.125 -84.375 3.125 3.125], 'FaceColor',[0 0 0]);
rectangle('Position',[50 -87.5 3.125 3.125], 'FaceColor',[1 1 1]);
rectangle('Position',[53.125 -87.5 3.125 3.125], 'FaceColor',[0 0 0]);
rectangle('Position',[62.5 -84.375 3.125 3.125], 'FaceColor',[1 1 1]);
rectangle('Position',[65.625 -84.375 3.125 3.125], 'FaceColor',[1 1 1]);
rectangle('Position',[62.5 -87.5 3.125 3.125], 'FaceColor',[0 0 0]);
rectangle('Position',[65.625 -87.5 3.125 3.125], 'FaceColor',[0 0 0]);
rectangle('Position',[68.75 -84.375 3.125 3.125], 'FaceColor',[1 1 1]);
rectangle('Position',[71.875 -84.375 3.125 3.125], 'FaceColor',[1 1 1]);
rectangle('Position',[68.75 -87.5 3.125 3.125], 'FaceColor',[0 0 0]);
rectangle('Position',[71.875 -87.5 3.125 3.125], 'FaceColor',[1 1 1]);
rectangle('Position',[50 -90.625 3.125 3.125], 'FaceColor',[1 1 1]);
rectangle('Position',[53.125 -90.625 3.125 3.125], 'FaceColor',[0 0 0]);
rectangle('Position',[50 -93.75 3.125 3.125], 'FaceColor',[1 1 1]);
rectangle('Position',[53.125 -93.75 3.125 3.125], 'FaceColor',[0 0 0]);
rectangle('Position',[50 -96.875 3.125 3.125], 'FaceColor',[1 1 1]);
rectangle('Position',[53.125 -96.875 3.125 3.125], 'FaceColor',[0 0 0]);
rectangle('Position',[50 -100 3.125 3.125], 'FaceColor',[0 0 0]);
rectangle('Position',[53.125 -100 3.125 3.125], 'FaceColor',[0 0 0]);
rectangle('Position',[62.5 -96.875 3.125 3.125], 'FaceColor',[1 1 1]);
rectangle('Position',[65.625 -96.875 3.125 3.125], 'FaceColor',[1 1 1]);
rectangle('Position',[62.5 -100 3.125 3.125], 'FaceColor',[0 0 0]);
rectangle('Position',[65.625 -100 3.125 3.125], 'FaceColor',[0 0 0]);
rectangle('Position',[68.75 -96.875 3.125 3.125], 'FaceColor',[1 1 1]);
rectangle('Position',[71.875 -96.875 3.125 3.125], 'FaceColor',[1 1 1]);
rectangle('Position',[68.75 -100 3.125 3.125], 'FaceColor',[0 0 0]);
rectangle('Position',[71.875 -100 3.125 3.125], 'FaceColor',[0 0 0]);
rectangle('Position',[75 -78.125 3.125 3.125], 'FaceColor',[0 0 0]);
rectangle('Position',[78.125 -78.125 3.125 3.125], 'FaceColor',[0 0 0]);
rectangle('Position',[75 -81.25 3.125 3.125], 'FaceColor',[1 1 1]);
rectangle('Position',[78.125 -81.25 3.125 3.125], 'FaceColor',[1 1 1]);
rectangle('Position',[87.5 -78.125 3.125 3.125], 'FaceColor',[0 0 0]);
rectangle('Position',[90.625 -78.125 3.125 3.125], 'FaceColor',[0 0 0]);
rectangle('Position',[87.5 -81.25 3.125 3.125], 'FaceColor',[1 1 1]);
rectangle('Position',[90.625 -81.25 3.125 3.125], 'FaceColor',[1 1 1]);
rectangle('Position',[93.75 -78.125 3.125 3.125], 'FaceColor',[0 0 0]);
rectangle('Position',[96.875 -78.125 3.125 3.125], 'FaceColor',[0 0 0]);
rectangle('Position',[93.75 -81.25 3.125 3.125], 'FaceColor',[1 1 1]);
rectangle('Position',[96.875 -81.25 3.125 3.125], 'FaceColor',[0 0 0]);
rectangle('Position',[93.75 -84.375 3.125 3.125], 'FaceColor',[1 1 1]);
rectangle('Position',[96.875 -84.375 3.125 3.125], 'FaceColor',[0 0 0]);
rectangle('Position',[93.75 -87.5 3.125 3.125], 'FaceColor',[1 1 1]);
rectangle('Position',[96.875 -87.5 3.125 3.125], 'FaceColor',[0 0 0]);
rectangle('Position',[81.25 -90.625 3.125 3.125], 'FaceColor',[0 0 0]);
rectangle('Position',[84.375 -90.625 3.125 3.125], 'FaceColor',[0 0 0]);
rectangle('Position',[81.25 -93.75 3.125 3.125], 'FaceColor',[1 1 1]);
rectangle('Position',[84.375 -93.75 3.125 3.125], 'FaceColor',[1 1 1]);
rectangle('Position',[75 -96.875 3.125 3.125], 'FaceColor',[1 1 1]);
rectangle('Position',[78.125 -96.875 3.125 3.125], 'FaceColor',[1 1 1]);
rectangle('Position',[75 -100 3.125 3.125], 'FaceColor',[0 0 0]);
rectangle('Position',[78.125 -100 3.125 3.125], 'FaceColor',[0 0 0]);
rectangle('Position',[81.25 -96.875 3.125 3.125], 'FaceColor',[1 1 1]);
rectangle('Position',[84.375 -96.875 3.125 3.125], 'FaceColor',[1 1 1]);
rectangle('Position',[81.25 -100 3.125 3.125], 'FaceColor',[0 0 0]);
rectangle('Position',[84.375 -100 3.125 3.125], 'FaceColor',[0 0 0]);
rectangle('Position',[93.75 -90.625 3.125 3.125], 'FaceColor',[1 1 1]);
rectangle('Position',[96.875 -90.625 3.125 3.125], 'FaceColor',[0 0 0]);
rectangle('Position',[93.75 -93.75 3.125 3.125], 'FaceColor',[1 1 1]);
rectangle('Position',[96.875 -93.75 3.125 3.125], 'FaceColor',[0 0 0]);
rectangle('Position',[87.5 -96.875 3.125 3.125], 'FaceColor',[1 1 1]);
rectangle('Position',[90.625 -96.875 3.125 3.125], 'FaceColor',[1 1 1]);
rectangle('Position',[87.5 -100 3.125 3.125], 'FaceColor',[0 0 0]);
rectangle('Position',[90.625 -100 3.125 3.125], 'FaceColor',[0 0 0]);
rectangle('Position',[93.75 -96.875 3.125 3.125], 'FaceColor',[1 1 1]);
rectangle('Position',[96.875 -96.875 3.125 3.125], 'FaceColor',[0 0 0]);
rectangle('Position',[93.75 -100 3.125 3.125], 'FaceColor',[0 0 0]);
rectangle('Position',[96.875 -100 3.125 3.125], 'FaceColor',[0 0 0]);
X=[93.3333,93.3333,87.5,81.25,81.25,81.25,78.125,81.25,84.375,84.375,81.25,81.25,75,68.75,68.75,50,50,50,43.75,31.25,25,25,25,18.75,15.625,12.5,9.375,9.375,12.5,12.5,12.5,12.5,12.5,12.5,9.375,9.375,12.5,6.66667];
Y=[-6.66667,-6.66667,-12.5,-18.75,-18.75,-18.75,-21.875,-25,-28.125,-28.125,-37.5,-37.5,-43.75,-56.25,-56.25,-62.5,-62.5,-62.5,-56.25,-50,-43.75,-43.75,-43.75,-46.875,-50,-53.125,-56.25,-59.375,-62.5,-62.5,-68.75,-71.875,-71.875,-81.25,-84.375,-84.375,-87.5,-93.3333];
hold on;
plot(X,Y,'r');
legend('406.72','Location','southoutside');
